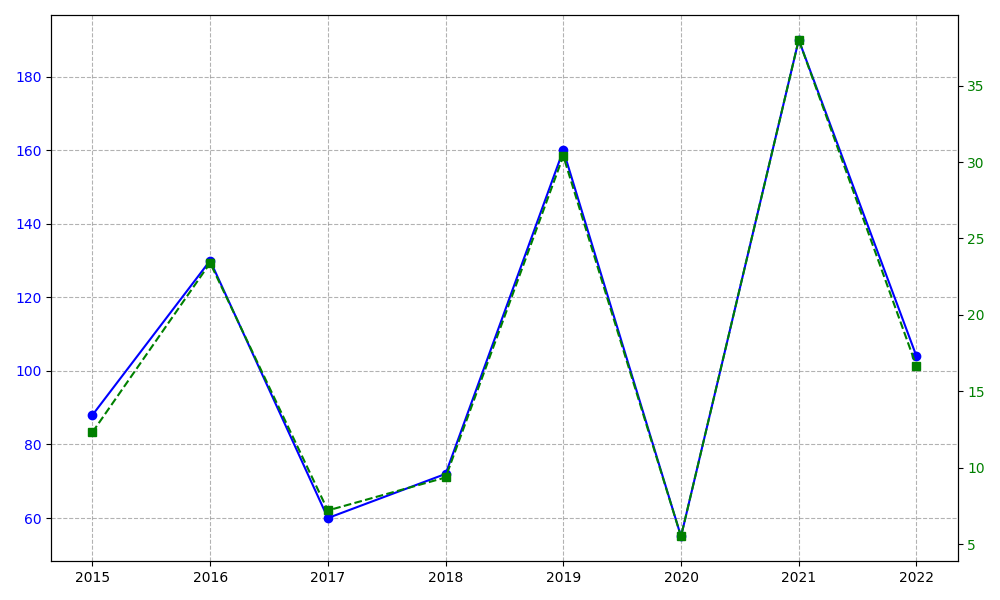

Generate this figure with Python:
import matplotlib.pyplot as plt
import numpy as np

years = np.arange(2015, 2023)

# Manually shuffled data
revenue = [88, 130, 60, 72, 160, 55, 190, 104]  # shuffled
profit_margin = [14, 18, 12, 13, 19, 10, 20, 16]  # shuffled

profit = [r * p / 100 for r, p in zip(revenue, profit_margin)]

fig, ax1 = plt.subplots(figsize=(10, 6))

ax1.plot(years, revenue, color='blue', marker='o', linestyle='-')
ax1.tick_params(axis='y', labelcolor='blue')

ax2 = ax1.twinx()
ax2.plot(years, profit, color='green', marker='s', linestyle='--')
ax2.tick_params(axis='y', labelcolor='green')

ax1.grid(True, linestyle='--', color='grey', alpha=0.6)

plt.tight_layout()
plt.show()
